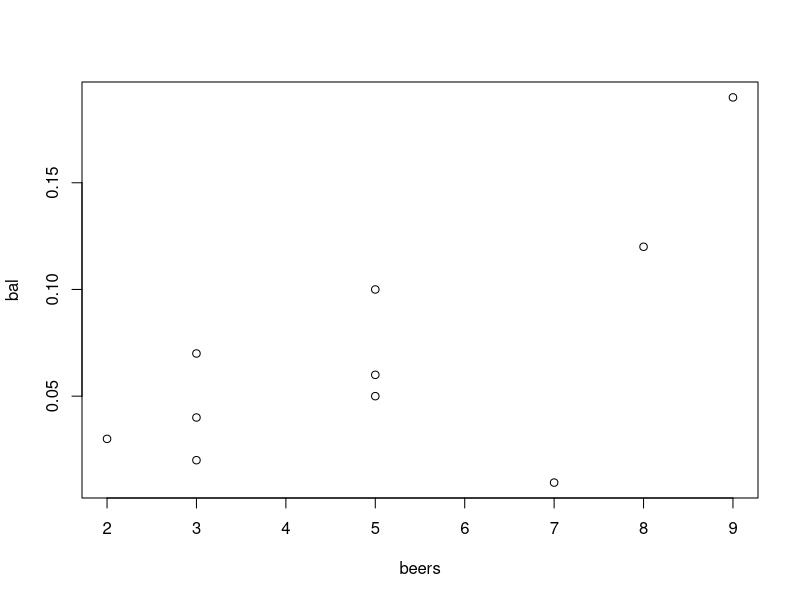
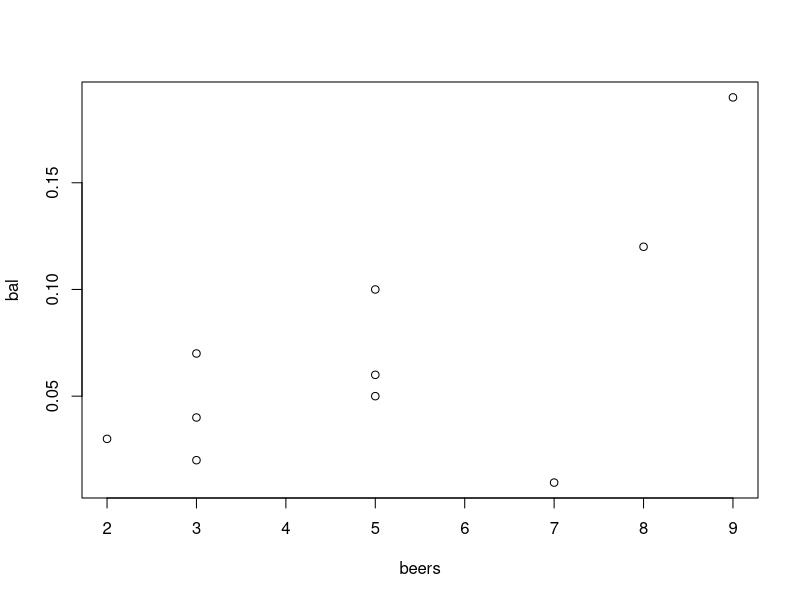
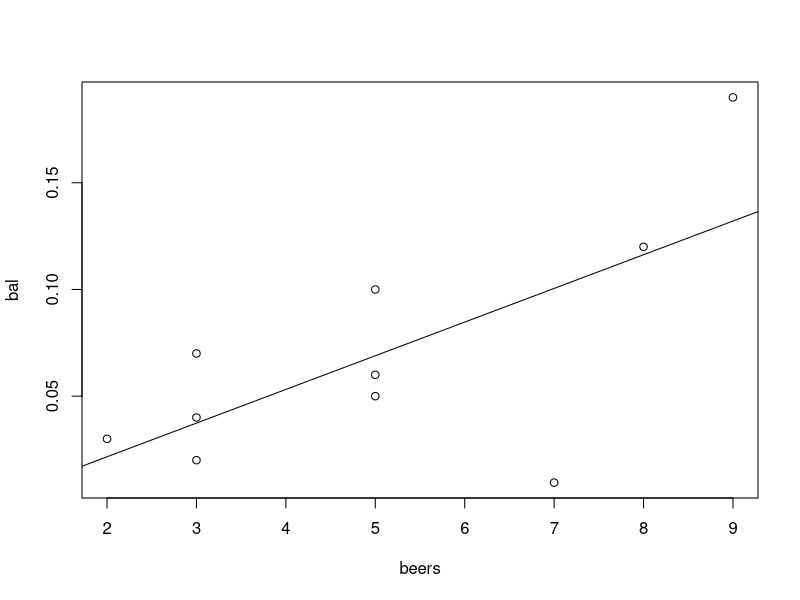
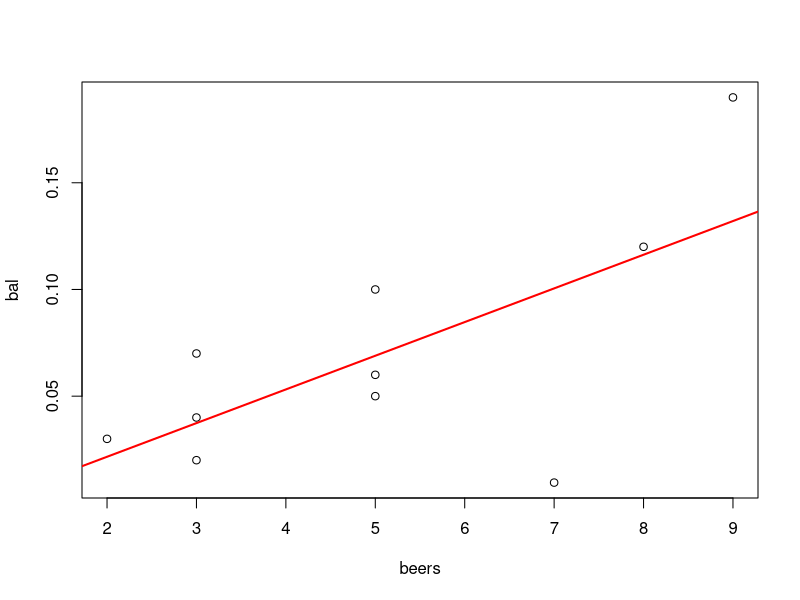

Recreate these plots in R, in order.
# 이전 메모리 제거
rm(list = ls())
dev.off()


# code 6-4
beers = c(5,2,9,8,3,7,3,5,3,5)                 # 자료 입력
bal <- c(0.1,0.03,0.19,0.12,0.04,0.0095,0.07,  # 자료 입력
         0.06,0.02,0.05)
tbl <- data.frame(beers,bal)                   # 데이터프레임 생성
tbl

# bal: y축에 표시될 종속변수
# beers: x축에 표시될 독립변수
# ~: y를 x의 함수로 나타냄.

plot(bal~beers, data=tbl)                 # 산점도
plot(bal~beers, tbl)                     # 산점도

res <- lm(bal~beers,data=tbl) # 회귀식 도출 즉, a, b를 구해서 일차함수 만들기
res # (intercept): y절편 beers(x): 기울기
summary(res) # Pr(>|t|)을 보면 y절편은 비교적 부정확, 기울기는 비교적 정확(*)한 것을 알수 있음.

plot(bal~beers, tbl) 
abline(res)                                    # 회귀선 그리기

plot(bal~beers, tbl) 
abline(res, col="red", lwd=2) # 덧그리기 때문에 위 코드가 필요

cor(beers,bal)                                 # 상관계수 계산
cor(bal, beers)                                 # 상관계수 계산

# code 6-5
cor(iris[,1:4])               # 4개 변수 간 상관성 분석
